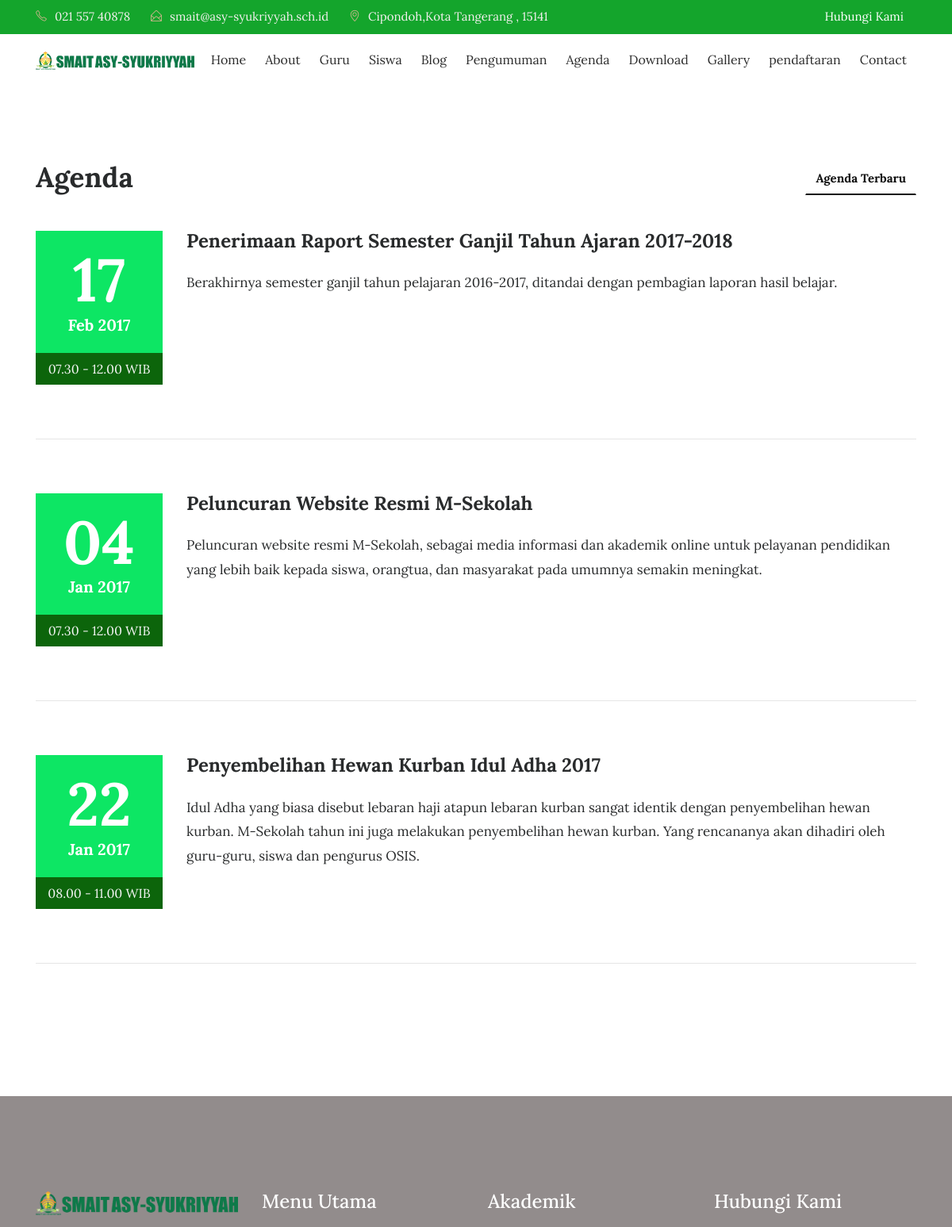
The app's page /index.php/agenda (upper part), older data.
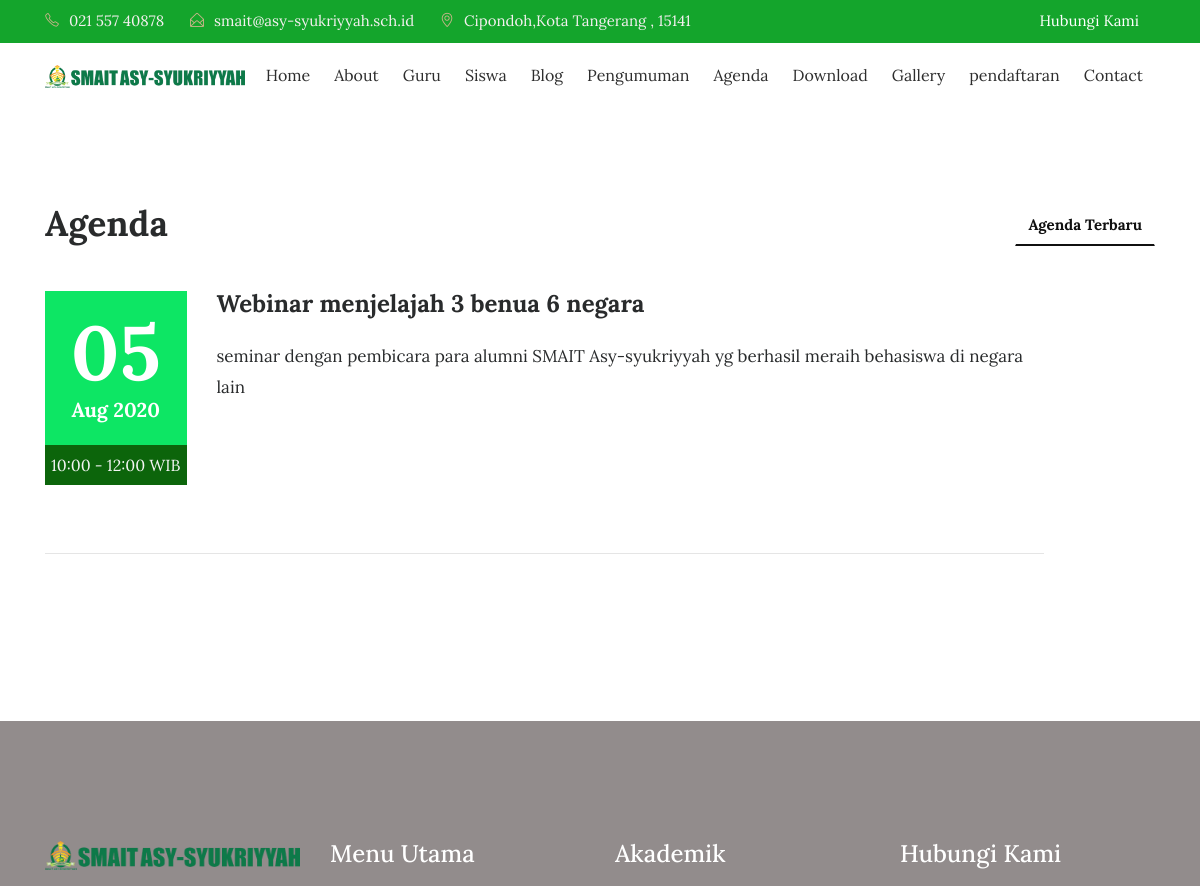
The same page, newer data.
### tables this page shows
CREATE TABLE `tbl_agenda` (
  `agenda_id` int(11) NOT NULL,
  `agenda_nama` varchar(200) DEFAULT NULL,
  `agenda_tanggal` timestamp NULL DEFAULT CURRENT_TIMESTAMP,
  `agenda_deskripsi` text,
  `agenda_mulai` date DEFAULT NULL,
  `agenda_selesai` date DEFAULT NULL,
  `agenda_tempat` varchar(90) DEFAULT NULL,
  `agenda_waktu` varchar(30) DEFAULT NULL,
  `agenda_keterangan` varchar(200) DEFAULT NULL,
  `agenda_author` varchar(60) DEFAULT NULL
);

### application/controllers/Agenda.php (called while the page is built, shortened)
<?php
class Agenda extends CI_Controller{
	function __construct(){
		$this->load->model('m_agenda');
		$this->load->model('m_pengunjung');
	}
	function index(){
		$jum=$this->m_agenda->agenda();
        $page=$this->uri->segment(3);
        if(!$page):
            $offset = 0;
        else:
            $offset = $page;
        endif;
        $limit=7;
        $config['base_url'] = base_url() . 'agenda/index/';
            $config['total_rows'] = $jum->num_rows();
            $config['per_page'] = $limit;
            $config['uri_segment'] = 3;
	          $config['full_tag_open']    = '<div class="pagging text-center"><nav><ul class="pagination justify-content-center">';
	          $config['full_tag_close']   = '</ul></nav></div>';
	          $config['num_tag_open']     = '<li class="page-item"><span class="page-link">';
	          $config['num_tag_close']    = '</span></li>';
	          $config['cur_tag_open']     = '<li class="page-item"><span class="page-link">';
	          $config['cur_tag_close']    = '<span class="sr-only">(current)</span></span></li>';
	          $config['next_tag_open']    = '<li class="page-item"><span class="page-link">';
	          $config['next_tagl_close']  = '<span aria-hidden="true">&raquo;</span></span></li>';
	          $config['prev_tag_open']    = '<li class="page-item"><span class="page-link">';
	          $config['prev_tagl_close']  = '</span>Next</li>';
	          $config['first_tag_open']   = '<li class="page-item"><span class="page-link">';
	          $config['first_tagl_close'] = '</span></li>';
	          $config['last_tag_open']    = '<li class="page-item"><span class="page-link">';
	          $config['last_tagl_close']  = '</span></li>';
            $config['first_link'] = 'Awal';
            $config['last_link'] = 'Akhir';
            $config['next_link'] = 'Next >>';
            $config['prev_link'] = '<< Prev';
            $this->pagination->initialize($config);
            $x['page'] =$this->pagination->create_links();
		$x['data']=$this->m_agenda->agenda_perpage($offset,$limit);
		$this->load->view('depan/v_agenda',$x);
	}
}

### index.php (called while the page is built, shortened)
<?php
require_once BASEPATH.'core/CodeIgniter.php';

### application/models/M_agenda.php (called while the page is built, shortened)
<?php
class M_agenda extends CI_Model{
	function agenda_perpage($offset,$limit){
		$hsl=$this->db->query("SELECT tbl_agenda.*,DATE_FORMAT(agenda_tanggal,'%d/%m/%Y') AS tanggal FROM tbl_agenda ORDER BY agenda_id DESC limit $offset,$limit");
		return $hsl;
	}
}

### application/views/depan/v_agenda.php (the view, shortened to what the changed rows need)
<!DOCTYPE html>
<html lang="en">
<head>
    <link rel="stylesheet" href="<?php echo base_url().'theme/css/bootstrap.min.css'?>">
    <link rel="stylesheet" href="<?php echo base_url().'theme/css/font-awesome.min.css'?>">
    <link rel="stylesheet" href="<?php echo base_url().'theme/css/simple-line-icons.css'?>">
    <link rel="stylesheet" href="<?php echo base_url().'theme/css/fullcalendar.min.css'?>" />
    <link rel="stylesheet" href="<?php echo base_url().'theme/css/owl.carousel.min.css'?>">
    <link href="<?php echo base_url().'theme/css/style.css'?>" rel="stylesheet">
</head>
<body>
<section class="events">
    <div class="container">
        <div class="row">
            <div class="col-md-4">
                <h2 class="event-title">Agenda</h2>
            </div>
        </div>
        <br>
        <div class="row">
            <div class="tab-content">
                <div class="tab-pane active" id="upcoming-events" role="tabpanel">
                  <?php foreach($data->result() as $row):?>
                    <div class="col-md-12">
                        <div class="row">
                            <div class="col-md-2">
                                <div class="event-date">
                                    <h4><?php echo date("d", strtotime($row->agenda_mulai));?></h4> <span><?php echo date("M Y", strtotime($row->agenda_mulai));?></span>
                                </div>
                                <span class="event-time"><?php echo $row->agenda_waktu;?></span>
                            </div>
                            <div class="col-md-10">
                                <div class="event-heading">
                                    <h3><?php echo $row->agenda_nama;?></h3>
                                    <p><?php echo $row->agenda_deskripsi;?></p>
                                </div>
                          </div>
                      </div>
                      <hr class="event-underline">
                  </div>
                <?php endforeach;?>
</div>
</div>
</div>
</div>
</section>
    </body>
    </html>

Row changes from the older to the newer data that the page shows:
removed tbl_agenda: agenda_mulai "17", agenda_mulai "Feb 2017", agenda_waktu "07.30 - 12.00 WIB", agenda_nama "Penerimaan Raport Semester Ganjil Tahun Ajaran 2017-2018", agenda_deskripsi "Berakhirnya semester ganjil tahun pelajaran 2016-2017, ditandai dengan pembagian laporan hasil belajar."
removed tbl_agenda: agenda_mulai "04", agenda_mulai "Jan 2017", agenda_waktu "07.30 - 12.00 WIB", agenda_nama "Peluncuran Website Resmi M-Sekolah", agenda_deskripsi "Peluncuran website resmi M-Sekolah, sebagai media informasi dan akademik online untuk pelayanan pendidikan yang lebih baik kepada siswa, orangtua, dan masyarakat pada umumnya semakin meningkat."
removed tbl_agenda: agenda_mulai "22", agenda_mulai "Jan 2017", agenda_waktu "08.00 - 11.00 WIB", agenda_nama "Penyembelihan Hewan Kurban Idul Adha 2017", agenda_deskripsi "Idul Adha yang biasa disebut lebaran haji atapun lebaran kurban sangat identik dengan penyembelihan hewan kurban. M-Sekolah tahun ini juga melakukan penyembelihan hewan kurban. Yang rencananya akan dihadiri oleh guru-guru, siswa dan pengurus OSIS."
added tbl_agenda: agenda_mulai "05", agenda_mulai "Aug 2020", agenda_waktu "10:00 - 12:00 WIB", agenda_nama "Webinar menjelajah 3 benua 6 negara", agenda_deskripsi "seminar dengan pembicara para alumni SMAIT Asy-syukriyyah yg berhasil meraih behasiswa di negara lain"
